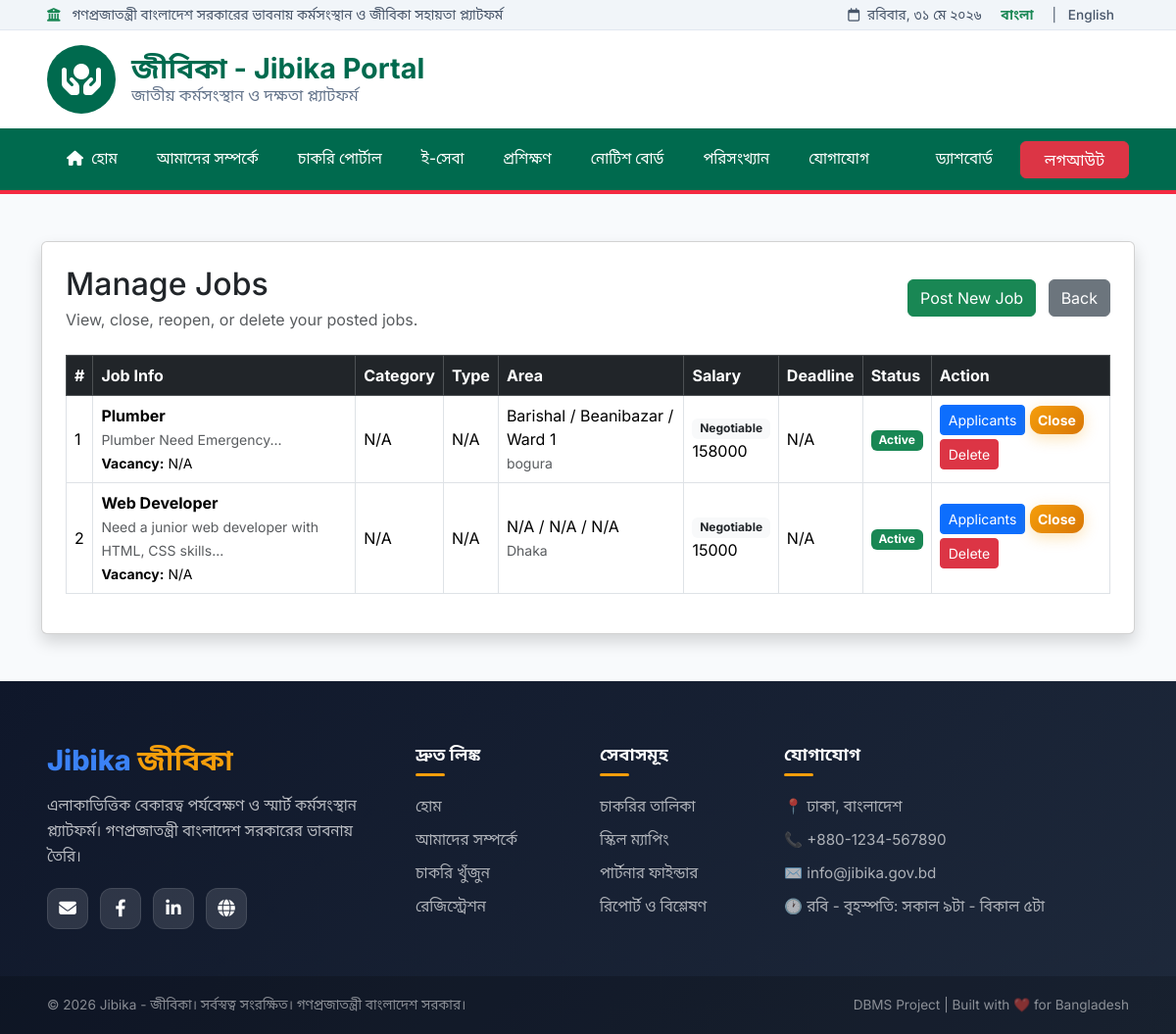
The page /main/employer/manage_jobs.php (signed in) on the database its author committed.
### tables this page shows
CREATE TABLE `jobs` (
  `job_id` int(11) NOT NULL AUTO_INCREMENT,
  `employer_id` int(11) DEFAULT NULL,
  `title` varchar(150) DEFAULT NULL,
  `description` text DEFAULT NULL,
  `location` varchar(100) DEFAULT NULL,
  `salary` varchar(50) DEFAULT NULL,
  `created_at` timestamp NOT NULL DEFAULT current_timestamp(),
  `district_id` int(11) DEFAULT NULL,
  `upazila_id` int(11) DEFAULT NULL,
  `ward_id` int(11) DEFAULT NULL,
  PRIMARY KEY (`job_id`),
  KEY `fk_jobs_district` (`district_id`),
  KEY `fk_jobs_upazila` (`upazila_id`),
  KEY `fk_jobs_ward` (`ward_id`),
  CONSTRAINT `fk_jobs_district` FOREIGN KEY (`district_id`) REFERENCES `districts` (`district_id`) ON DELETE SET NULL,
  CONSTRAINT `fk_jobs_upazila` FOREIGN KEY (`upazila_id`) REFERENCES `upazilas` (`upazila_id`) ON DELETE SET NULL,
  CONSTRAINT `fk_jobs_ward` FOREIGN KEY (`ward_id`) REFERENCES `wards` (`ward_id`) ON DELETE SET NULL
);

CREATE TABLE `districts` (
  `district_id` int(11) NOT NULL AUTO_INCREMENT,
  `district_name` varchar(100) NOT NULL,
  PRIMARY KEY (`district_id`),
  UNIQUE KEY `district_name` (`district_name`)
);

CREATE TABLE `upazilas` (
  `upazila_id` int(11) NOT NULL AUTO_INCREMENT,
  `district_id` int(11) NOT NULL,
  `upazila_name` varchar(100) NOT NULL,
  PRIMARY KEY (`upazila_id`),
  KEY `district_id` (`district_id`),
  CONSTRAINT `upazilas_ibfk_1` FOREIGN KEY (`district_id`) REFERENCES `districts` (`district_id`) ON DELETE CASCADE
);

CREATE TABLE `wards` (
  `ward_id` int(11) NOT NULL AUTO_INCREMENT,
  `upazila_id` int(11) NOT NULL,
  `ward_name` varchar(100) NOT NULL,
  PRIMARY KEY (`ward_id`),
  KEY `upazila_id` (`upazila_id`),
  CONSTRAINT `wards_ibfk_1` FOREIGN KEY (`upazila_id`) REFERENCES `upazilas` (`upazila_id`) ON DELETE CASCADE
);

### main/employer/manage_jobs.php (the view, shortened to what this page needs)
<?php
include('../assets/config/db.php');
$employer_id = $_SESSION['user_id'];
$sql = "SELECT
            jobs.*,
            d.district_name,
            u.upazila_name,
            w.ward_name
        FROM jobs
        LEFT JOIN districts d ON jobs.district_id = d.district_id
        LEFT JOIN upazilas u ON jobs.upazila_id = u.upazila_id
        LEFT JOIN wards w ON jobs.ward_id = w.ward_id
        WHERE jobs.employer_id='$employer_id'
        ORDER BY jobs.job_id DESC";
$result = $conn->query($sql);
?>
<?php include('../includes/header.php'); ?>
<?php include('../includes/navbar.php'); ?>
<div class="container py-5">
    <div class="card shadow p-4">
        <div class="d-flex justify-content-between align-items-center mb-4 flex-wrap gap-2">
            <div>
                <h2 class="mb-1">Manage Jobs</h2>
                <p class="text-muted mb-0">View, close, reopen, or delete your posted jobs.</p>
            </div>
            <div>
                <a href="post_job.php" class="btn btn-success me-2">Post New Job</a>
                <a href="dashboard.php" class="btn btn-secondary">Back</a>
            </div>
        </div>
        <?php if ($result && $result->num_rows > 0): ?>
            <div class="table-responsive">
                <table class="table table-bordered table-hover align-middle">
                    <thead class="table-dark">
                        <tr>
                            <th>#</th>
                            <th>Job Info</th>
                            <th>Category</th>
                            <th>Type</th>
                            <th>Area</th>
                            <th>Salary</th>
                            <th>Deadline</th>
                            <th>Status</th>
                            <th>Action</th>
                        </tr>
                    </thead>
                    <tbody>
                        <?php $count = 1; ?>
                        <?php while ($job = $result->fetch_assoc()): ?>
                            <tr>
                                <td><?php echo $count++; ?></td>
                                <td>
                                    <strong><?php echo htmlspecialchars($job['title']); ?></strong>
                                    <br>
                                    <small class="text-muted">
                                        <?php echo htmlspecialchars(substr($job['description'] ?? '', 0, 80)); ?>...
                                    </small>
                                    <br>
                                    <small>
                                        <strong>Vacancy:</strong>
                                        <?php echo htmlspecialchars($job['vacancy'] ?? 'N/A'); ?>
                                    </small>
                                </td>
                                <td>
                                    <?php echo htmlspecialchars($job['job_category'] ?? 'N/A'); ?>
                                </td>
                                <td>
                                    <?php echo htmlspecialchars($job['job_type'] ?? 'N/A'); ?>
                                </td>
                                <td>
                                    <?php echo htmlspecialchars($job['district_name'] ?? 'N/A'); ?>
                                    /
                                    <?php echo htmlspecialchars($job['upazila_name'] ?? 'N/A'); ?>
                                    /
                                    <?php echo htmlspecialchars($job['ward_name'] ?? 'N/A'); ?>
                                    <br>
                                    <small class="text-muted">
                                        <?php echo htmlspecialchars($job['location'] ?? ''); ?>
                                    </small>
                                </td>
                                <td>
                                    <span class="badge bg-light text-dark">
                                        <?php echo htmlspecialchars($job['salary_type'] ?? 'Negotiable'); ?>
                                    </span>
                                    <br>
                                    <?php echo !empty($job['salary']) ? htmlspecialchars($job['salary']) : 'Negotiable'; ?>
                                </td>
                                <td>
                                    <?php echo htmlspecialchars($job['application_deadline'] ?? 'N/A'); ?>
                                </td>
                                <td>
                                    <?php if (($job['status'] ?? 'active') == 'active'): ?>
                                        <span class="badge bg-success">Active</span>
                                    <?php else: ?>
                                        <span class="badge bg-secondary">Closed</span>
                                    <?php endif; ?>
                                </td>
                                <td>
                                    <a href="applicants.php" class="btn btn-primary btn-sm mb-1">
                                        Applicants
                                    </a>
                                    <?php if (($job['status'] ?? 'active') == 'active'): ?>
                                        <a href="manage_jobs.php?status=closed&job_id=<?php echo $job['job_id']; ?>"
                                           class="btn btn-warning btn-sm mb-1"
                                           onclick="return confirm('Close this job?')">
                                            Close
                                        </a>
                                    <?php endif; ?>
                                    <a href="manage_jobs.php?delete=<?php echo $job['job_id']; ?>"
                                       class="btn btn-danger btn-sm mb-1"
                                       onclick="return confirm('Are you sure you want to delete this job?')">
                                        Delete
                                    </a>
                                </td>
                            </tr>
                        <?php endwhile; ?>
                    </tbody>
                </table>
            </div>
        <?php endif; ?>
    </div>
</div>
<?php include('../includes/footer.php'); ?>

### main/assets/css/style.css (style rules this page uses)
:root { --primary: #2563EB; --primary-dark: #1E40AF; --primary-light: #3B82F6; --accent: #F59E0B; --red: #dc2626; --gold: #F59E0B; --text: #1F2937; --muted: #6b7280; --bg: #F8FAFC; --shadow: 0 10px 30px -10px rgba(37, 99, 235, .15); --shadow-hover: 0 20px 40px -10px rgba(37, 99, 235, .28); --ease: all .4s cubic-bezier(.16, 1, .3, 1) }
body { font-family: 'Inter', 'Noto Sans Bengali', sans-serif; background: var(--bg); color: var(--text); margin: 0; padding: 0; overflow-x: hidden }
.btn-warning { background: linear-gradient(135deg, var(--gold), #d97706); color: #fff; border: none; border-radius: 12px; font-weight: 700; box-shadow: 0 4px 15px rgba(245, 158, 11, .3) }

### rows shown on the page
jobs: title "Plumber", description "Plumber Need Emergency", vacancy "N/A", job_category "N/A", job_type "N/A", district.district_name "Barishal", upazila.upazila_name "Beanibazar", ward.ward_name "Ward 1", location "bogura", salary_type "Negotiable", salary "158000", application_deadline "N/A"
jobs: title "Web Developer", description "Need a junior web developer with HTML, CSS skills", vacancy "N/A", job_category "N/A", job_type "N/A", district_name "N/A", upazila_name "N/A", ward_name "N/A", location "Dhaka", salary_type "Negotiable", salary "15000", application_deadline "N/A"

### other values the page prints
$t['gov_text'] "গণপ্রজাতন্ত্রী বাংলাদেশ সরকারের ভাবনায় কর্মসংস্থান ও জীবিকা সহায়তা প্ল্যাটফর্ম"
$t['date'] "রবিবার, ৩১ মে ২০২৬"
$t['gov_subtitle'] "জাতীয় কর্মসংস্থান ও দক্ষতা প্ল্যাটফর্ম"
$t['home'] "হোম"
$t['about'] "আমাদের সম্পর্কে"
$t['job_portal'] "চাকরি পোর্টাল"
$t['eservices'] "ই-সেবা"
$t['trainings'] "প্রশিক্ষণ"
$t['notice'] "নোটিশ বোর্ড"
$t['statistics'] "পরিসংখ্যান"
$t['contact'] "যোগাযোগ"
$t['dashboard'] "ড্যাশবোর্ড"
$t['logout'] "লগআউট"
$ft['desc'] "এলাকাভিত্তিক বেকারত্ব পর্যবেক্ষণ ও স্মার্ট কর্মসংস্থান প্ল্যাটফর্ম। গণপ্রজাতন্ত্রী বাংলাদেশ সরকারের ভাবনায় তৈরি।"
$ft['quick_links'] "দ্রুত লিঙ্ক"
